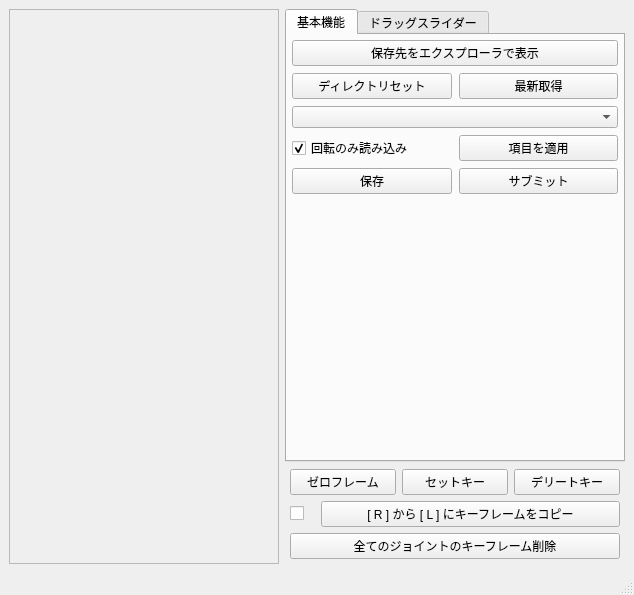
<?xml version="1.0" encoding="UTF-8"?>
<ui version="4.0">
 <class>MainWindow</class>
 <widget class="QMainWindow" name="MainWindow">
  <property name="geometry">
   <rect>
    <x>0</x>
    <y>0</y>
    <width>634</width>
    <height>595</height>
   </rect>
  </property>
  <property name="windowTitle">
   <string>MainWindow</string>
  </property>
  <widget class="QWidget" name="centralwidget">
   <layout class="QVBoxLayout" name="verticalLayout_4">
    <item>
     <layout class="QHBoxLayout" name="horizontalLayout_4">
      <item>
       <layout class="QGridLayout" name="gridLayout">
        <item row="0" column="0">
         <widget class="QFrame" name="frame">
          <property name="minimumSize">
           <size>
            <width>270</width>
            <height>270</height>
           </size>
          </property>
          <property name="frameShape">
           <enum>QFrame::StyledPanel</enum>
          </property>
          <property name="frameShadow">
           <enum>QFrame::Raised</enum>
          </property>
          <layout class="QHBoxLayout" name="horizontalLayout_2">
           <property name="leftMargin">
            <number>5</number>
           </property>
           <property name="topMargin">
            <number>5</number>
           </property>
           <property name="rightMargin">
            <number>5</number>
           </property>
           <property name="bottomMargin">
            <number>5</number>
           </property>
           <item>
            <widget class="QLabel" name="imageLabel">
             <property name="minimumSize">
              <size>
               <width>256</width>
               <height>256</height>
              </size>
             </property>
             <property name="text">
              <string/>
             </property>
            </widget>
           </item>
          </layout>
         </widget>
        </item>
       </layout>
      </item>
      <item>
       <layout class="QVBoxLayout" name="verticalLayout_5">
        <property name="spacing">
         <number>2</number>
        </property>
        <item>
         <widget class="QTabWidget" name="mainTabWidget">
          <property name="currentIndex">
           <number>0</number>
          </property>
          <widget class="QWidget" name="widget">
           <attribute name="title">
            <string>基本機能</string>
           </attribute>
           <layout class="QVBoxLayout" name="verticalLayout">
            <property name="spacing">
             <number>7</number>
            </property>
            <property name="leftMargin">
             <number>5</number>
            </property>
            <property name="topMargin">
             <number>5</number>
            </property>
            <property name="rightMargin">
             <number>5</number>
            </property>
            <property name="bottomMargin">
             <number>5</number>
            </property>
            <item>
             <widget class="QPushButton" name="openExplorerPushButton">
              <property name="text">
               <string>保存先をエクスプローラで表示</string>
              </property>
             </widget>
            </item>
            <item>
             <layout class="QHBoxLayout" name="horizontalLayout">
              <item>
               <widget class="QPushButton" name="setDirectoryPushButton">
                <property name="text">
                 <string>ディレクトリセット</string>
                </property>
               </widget>
              </item>
              <item>
               <widget class="QPushButton" name="getNewestPushButton">
                <property name="text">
                 <string>最新取得</string>
                </property>
               </widget>
              </item>
             </layout>
            </item>
            <item>
             <widget class="QComboBox" name="motionListComboBox"/>
            </item>
            <item>
             <layout class="QHBoxLayout" name="horizontalLayout_3">
              <item>
               <widget class="QCheckBox" name="onlyRotateCheckBox">
                <property name="text">
                 <string>回転のみ読み込み</string>
                </property>
                <property name="checked">
                 <bool>true</bool>
                </property>
               </widget>
              </item>
              <item>
               <widget class="QPushButton" name="importButton">
                <property name="text">
                 <string>項目を適用</string>
                </property>
               </widget>
              </item>
             </layout>
            </item>
            <item>
             <layout class="QHBoxLayout" name="horizontalLayout_6">
              <item>
               <widget class="QPushButton" name="saveButton">
                <property name="minimumSize">
                 <size>
                  <width>0</width>
                  <height>0</height>
                 </size>
                </property>
                <property name="text">
                 <string>保存</string>
                </property>
               </widget>
              </item>
              <item>
               <widget class="QPushButton" name="submitPushButton">
                <property name="text">
                 <string>サブミット</string>
                </property>
               </widget>
              </item>
             </layout>
            </item>
            <item>
             <spacer name="verticalSpacer">
              <property name="orientation">
               <enum>Qt::Vertical</enum>
              </property>
              <property name="sizeHint" stdset="0">
               <size>
                <width>20</width>
                <height>40</height>
               </size>
              </property>
             </spacer>
            </item>
           </layout>
          </widget>
          <widget class="QWidget" name="tab">
           <attribute name="title">
            <string>ドラッグスライダー</string>
           </attribute>
           <layout class="QVBoxLayout" name="verticalLayout_3">
            <property name="spacing">
             <number>4</number>
            </property>
            <property name="leftMargin">
             <number>3</number>
            </property>
            <property name="topMargin">
             <number>3</number>
            </property>
            <property name="rightMargin">
             <number>3</number>
            </property>
            <property name="bottomMargin">
             <number>3</number>
            </property>
            <item>
             <layout class="QHBoxLayout" name="horizontalLayout_8">
              <item>
               <widget class="QPushButton" name="createDragSliderPushButton">
                <property name="text">
                 <string>選択からスライダ作成</string>
                </property>
               </widget>
              </item>
              <item>
               <widget class="QPushButton" name="clearAllDragSliderPudhButton">
                <property name="text">
                 <string>全スライダクリア</string>
                </property>
               </widget>
              </item>
             </layout>
            </item>
            <item>
             <widget class="QScrollArea" name="scrollArea">
              <property name="widgetResizable">
               <bool>true</bool>
              </property>
              <widget class="QWidget" name="scrollAreaWidgetContents">
               <property name="geometry">
                <rect>
                 <x>0</x>
                 <y>0</y>
                 <width>315</width>
                 <height>346</height>
                </rect>
               </property>
               <layout class="QVBoxLayout" name="verticalLayout_6">
                <property name="spacing">
                 <number>4</number>
                </property>
                <property name="leftMargin">
                 <number>2</number>
                </property>
                <property name="topMargin">
                 <number>2</number>
                </property>
                <property name="rightMargin">
                 <number>2</number>
                </property>
                <property name="bottomMargin">
                 <number>2</number>
                </property>
                <item>
                 <layout class="QVBoxLayout" name="sliderVerticalLayout">
                  <property name="spacing">
                   <number>4</number>
                  </property>
                 </layout>
                </item>
               </layout>
              </widget>
             </widget>
            </item>
           </layout>
          </widget>
         </widget>
        </item>
        <item>
         <widget class="QWidget" name="widget" native="true">
          <property name="sizePolicy">
           <sizepolicy hsizetype="Expanding" vsizetype="Expanding">
            <horstretch>0</horstretch>
            <verstretch>0</verstretch>
           </sizepolicy>
          </property>
          <property name="maximumSize">
           <size>
            <width>16777215</width>
            <height>100</height>
           </size>
          </property>
          <layout class="QGridLayout" name="gridLayout_2">
           <property name="leftMargin">
            <number>5</number>
           </property>
           <property name="topMargin">
            <number>5</number>
           </property>
           <property name="rightMargin">
            <number>5</number>
           </property>
           <property name="bottomMargin">
            <number>5</number>
           </property>
           <item row="0" column="0">
            <widget class="QWidget" name="widget_2" native="true">
             <layout class="QVBoxLayout" name="verticalLayout_2">
              <property name="leftMargin">
               <number>0</number>
              </property>
              <property name="topMargin">
               <number>0</number>
              </property>
              <property name="rightMargin">
               <number>0</number>
              </property>
              <property name="bottomMargin">
               <number>0</number>
              </property>
              <item>
               <widget class="QWidget" name="widget" native="true">
                <layout class="QHBoxLayout" name="horizontalLayout_5">
                 <property name="leftMargin">
                  <number>0</number>
                 </property>
                 <property name="topMargin">
                  <number>0</number>
                 </property>
                 <property name="rightMargin">
                  <number>0</number>
                 </property>
                 <property name="bottomMargin">
                  <number>0</number>
                 </property>
                 <item>
                  <widget class="QPushButton" name="gotoZeroframeButton">
                   <property name="text">
                    <string>ゼロフレーム</string>
                   </property>
                  </widget>
                 </item>
                 <item>
                  <widget class="QPushButton" name="setKeyframeAllButton">
                   <property name="text">
                    <string>セットキー</string>
                   </property>
                  </widget>
                 </item>
                 <item>
                  <widget class="QPushButton" name="deleteKeyButton">
                   <property name="text">
                    <string>デリートキー</string>
                   </property>
                  </widget>
                 </item>
                </layout>
               </widget>
              </item>
              <item>
               <layout class="QHBoxLayout" name="horizontalLayout_7">
                <item>
                 <widget class="QCheckBox" name="l_r_changeCheckBox">
                  <property name="maximumSize">
                   <size>
                    <width>25</width>
                    <height>16777215</height>
                   </size>
                  </property>
                  <property name="text">
                   <string/>
                  </property>
                 </widget>
                </item>
                <item>
                 <widget class="QPushButton" name="mirrorKeyframeButton">
                  <property name="text">
                   <string>[ R ] から [ L ] にキーフレームをコピー</string>
                  </property>
                 </widget>
                </item>
               </layout>
              </item>
              <item>
               <widget class="QPushButton" name="removeKeyframeButton">
                <property name="text">
                 <string>全てのジョイントのキーフレーム削除</string>
                </property>
               </widget>
              </item>
             </layout>
            </widget>
           </item>
          </layout>
         </widget>
        </item>
       </layout>
      </item>
     </layout>
    </item>
   </layout>
  </widget>
  <widget class="QMenuBar" name="menubar">
   <property name="geometry">
    <rect>
     <x>0</x>
     <y>0</y>
     <width>634</width>
     <height>26</height>
    </rect>
   </property>
  </widget>
  <widget class="QStatusBar" name="statusbar"/>
 </widget>
 <resources/>
 <connections/>
</ui>
